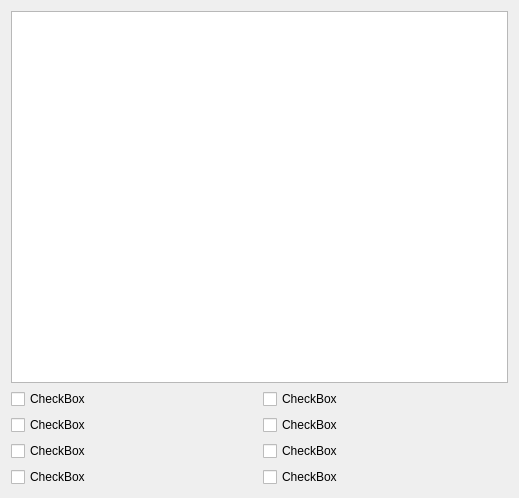
<?xml version="1.0" encoding="UTF-8"?>
<ui version="4.0">
 <class>Form</class>
 <widget class="QWidget" name="Form">
  <property name="geometry">
   <rect>
    <x>0</x>
    <y>0</y>
    <width>519</width>
    <height>498</height>
   </rect>
  </property>
  <property name="windowTitle">
   <string>Form</string>
  </property>
  <layout class="QVBoxLayout" name="verticalLayout_2">
   <item>
    <widget class="QTextEdit" name="desc">
     <property name="readOnly">
      <bool>true</bool>
     </property>
    </widget>
   </item>
   <item>
    <layout class="QHBoxLayout" name="horizontalLayout">
     <item>
      <layout class="QVBoxLayout" name="verticalLayout">
       <item>
        <widget class="QCheckBox" name="pick1">
         <property name="text">
          <string>CheckBox</string>
         </property>
        </widget>
       </item>
       <item>
        <widget class="QCheckBox" name="pick2">
         <property name="text">
          <string>CheckBox</string>
         </property>
        </widget>
       </item>
       <item>
        <widget class="QCheckBox" name="pick3">
         <property name="text">
          <string>CheckBox</string>
         </property>
        </widget>
       </item>
       <item>
        <widget class="QCheckBox" name="pick4">
         <property name="text">
          <string>CheckBox</string>
         </property>
        </widget>
       </item>
      </layout>
     </item>
     <item>
      <layout class="QVBoxLayout" name="verticalLayout_3">
       <item>
        <widget class="QCheckBox" name="pick5">
         <property name="text">
          <string>CheckBox</string>
         </property>
        </widget>
       </item>
       <item>
        <widget class="QCheckBox" name="pick6">
         <property name="text">
          <string>CheckBox</string>
         </property>
        </widget>
       </item>
       <item>
        <widget class="QCheckBox" name="pick7">
         <property name="text">
          <string>CheckBox</string>
         </property>
        </widget>
       </item>
       <item>
        <widget class="QCheckBox" name="pick8">
         <property name="text">
          <string>CheckBox</string>
         </property>
        </widget>
       </item>
      </layout>
     </item>
    </layout>
   </item>
  </layout>
 </widget>
 <resources/>
 <connections/>
</ui>
